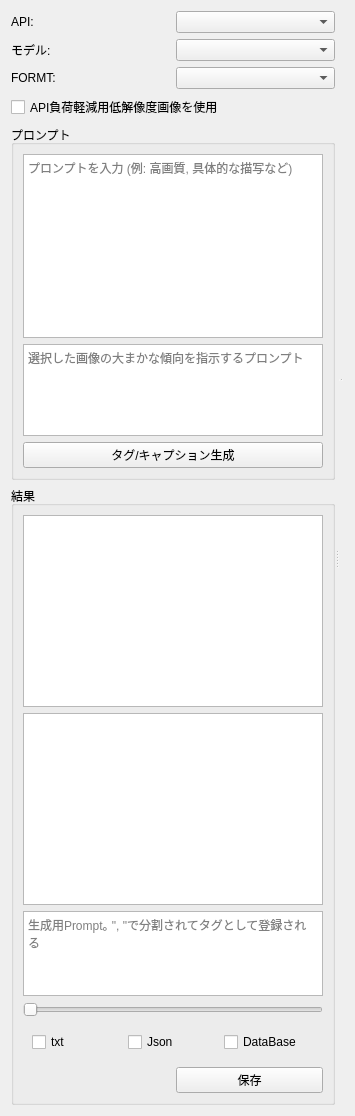
<?xml version="1.0" encoding="UTF-8"?>
<ui version="4.0">
 <class>ImageTaggerWidget</class>
 <widget class="QWidget" name="ImageTaggerWidget">
  <property name="geometry">
   <rect>
    <x>0</x>
    <y>0</y>
    <width>355</width>
    <height>1116</height>
   </rect>
  </property>
  <property name="windowTitle">
   <string>Image Tagger</string>
  </property>
  <layout class="QHBoxLayout" name="horizontalLayout">
   <item>
    <widget class="QSplitter" name="splitterMain">
     <property name="orientation">
      <enum>Qt::Orientation::Horizontal</enum>
     </property>
     <property name="sizes" stdset="0">
      <number>667</number>
     </property>
     <widget class="QWidget" name="taggingAreaWidget" native="true">
      <layout class="QVBoxLayout" name="verticalLayoutTaggingArea">
       <item>
        <layout class="QGridLayout" name="gridLayoutApiOptions">
         <item row="0" column="0">
          <widget class="QLabel" name="labelAPI">
           <property name="text">
            <string>API:</string>
           </property>
          </widget>
         </item>
         <item row="0" column="1">
          <widget class="QComboBox" name="comboBoxAPI"/>
         </item>
         <item row="1" column="0">
          <widget class="QLabel" name="labelModel">
           <property name="text">
            <string>モデル:</string>
           </property>
          </widget>
         </item>
         <item row="1" column="1">
          <widget class="QComboBox" name="comboBoxModel"/>
         </item>
         <item row="2" column="0">
          <widget class="QLabel" name="labelTagFormat">
           <property name="text">
            <string>FORMT:</string>
           </property>
          </widget>
         </item>
         <item row="2" column="1">
          <widget class="QComboBox" name="comboBoxTagFormat"/>
         </item>
        </layout>
       </item>
       <item>
        <widget class="QCheckBox" name="lowRescheckBox">
         <property name="text">
          <string>API負荷軽減用低解像度画像を使用</string>
         </property>
        </widget>
       </item>
       <item>
        <widget class="QGroupBox" name="groupBoxPrompt">
         <property name="title">
          <string>プロンプト</string>
         </property>
         <layout class="QVBoxLayout" name="verticalLayout">
          <item>
           <widget class="QTextEdit" name="textEditMainPrompt">
            <property name="sizePolicy">
             <sizepolicy hsizetype="Expanding" vsizetype="Expanding">
              <horstretch>0</horstretch>
              <verstretch>2</verstretch>
             </sizepolicy>
            </property>
            <property name="placeholderText">
             <string>プロンプトを入力 (例: 高画質, 具体的な描写など)</string>
            </property>
           </widget>
          </item>
          <item>
           <widget class="QTextEdit" name="textEditAddPrompt">
            <property name="sizePolicy">
             <sizepolicy hsizetype="Expanding" vsizetype="Expanding">
              <horstretch>0</horstretch>
              <verstretch>1</verstretch>
             </sizepolicy>
            </property>
            <property name="placeholderText">
             <string>選択した画像の大まかな傾向を指示するプロンプト</string>
            </property>
           </widget>
          </item>
          <item>
           <widget class="QPushButton" name="pushButtonGenerate">
            <property name="text">
             <string>タグ/キャプション生成</string>
            </property>
           </widget>
          </item>
         </layout>
        </widget>
       </item>
       <item>
        <widget class="QGroupBox" name="groupBoxResults">
         <property name="title">
          <string>結果</string>
         </property>
         <layout class="QGridLayout" name="gridLayout">
          <item row="4" column="0">
           <widget class="QSlider" name="scoreSlider">
            <property name="toolTip">
             <string>&lt;html&gt;&lt;head/&gt;&lt;body&gt;&lt;p&gt;スコア&lt;/p&gt;&lt;/body&gt;&lt;/html&gt;</string>
            </property>
            <property name="maximum">
             <number>1000</number>
            </property>
            <property name="singleStep">
             <number>1</number>
            </property>
            <property name="orientation">
             <enum>Qt::Orientation::Horizontal</enum>
            </property>
           </widget>
          </item>
          <item row="2" column="0">
           <widget class="QTextEdit" name="textEditCaption"/>
          </item>
          <item row="1" column="0">
           <widget class="QTextEdit" name="textEditTags"/>
          </item>
          <item row="6" column="0">
           <layout class="QHBoxLayout" name="horizontalLayoutSave">
            <item>
             <widget class="DirectoryPickerWidget" name="DirectoryPickerSave" native="true"/>
            </item>
            <item>
             <widget class="QPushButton" name="pushButtonSave">
              <property name="text">
               <string>保存</string>
              </property>
             </widget>
            </item>
           </layout>
          </item>
          <item row="5" column="0">
           <widget class="QWidget" name="savecheckWidget" native="true">
            <layout class="QHBoxLayout" name="horizontalLayout_2">
             <item>
              <widget class="QCheckBox" name="checkBoxText">
               <property name="text">
                <string>txt</string>
               </property>
              </widget>
             </item>
             <item>
              <widget class="QCheckBox" name="checkBoxJson">
               <property name="text">
                <string>Json</string>
               </property>
              </widget>
             </item>
             <item>
              <widget class="QCheckBox" name="checkBoxDB">
               <property name="text">
                <string>DataBase</string>
               </property>
              </widget>
             </item>
            </layout>
           </widget>
          </item>
          <item row="3" column="0">
           <widget class="QTextEdit" name="textEditGenaiPrompt">
            <property name="sizePolicy">
             <sizepolicy hsizetype="Expanding" vsizetype="Expanding">
              <horstretch>0</horstretch>
              <verstretch>1</verstretch>
             </sizepolicy>
            </property>
            <property name="placeholderText">
             <string>生成用Prompt｡ &quot;, &quot;で分割されてタグとして登録される</string>
            </property>
           </widget>
          </item>
         </layout>
        </widget>
       </item>
      </layout>
     </widget>
     <widget class="QWidget" name="imageAreaWidget" native="true">
      <layout class="QVBoxLayout" name="verticalLayoutImageArea">
       <item>
        <widget class="TagFilterWidget" name="dbSearchWidget" native="true"/>
       </item>
       <item>
        <widget class="QSplitter" name="splitterImage">
         <property name="orientation">
          <enum>Qt::Orientation::Vertical</enum>
         </property>
         <property name="sizes" stdset="0">
          <number>100</number>
         </property>
         <widget class="ImagePreviewWidget" name="ImagePreview" native="true">
          <property name="sizePolicy">
           <sizepolicy hsizetype="Expanding" vsizetype="Expanding">
            <horstretch>1</horstretch>
            <verstretch>1</verstretch>
           </sizepolicy>
          </property>
         </widget>
         <widget class="ThumbnailSelectorWidget" name="ThumbnailSelector" native="true">
          <property name="sizePolicy">
           <sizepolicy hsizetype="Expanding" vsizetype="Expanding">
            <horstretch>2</horstretch>
            <verstretch>2</verstretch>
           </sizepolicy>
          </property>
         </widget>
        </widget>
       </item>
      </layout>
     </widget>
    </widget>
   </item>
  </layout>
 </widget>
 <customwidgets>
  <customwidget>
   <class>ImagePreviewWidget</class>
   <extends>QWidget</extends>
   <header location="global">ImagePreviewWidget</header>
   <container>1</container>
   <slots>
    <slot>load_image()</slot>
    <slot>update_model_options()</slot>
    <slot>send_vision_prompt()</slot>
   </slots>
  </customwidget>
  <customwidget>
   <class>ThumbnailSelectorWidget</class>
   <extends>QWidget</extends>
   <header location="global">ThumbnailSelectorWidget</header>
   <container>1</container>
   <slots>
    <signal>on_thumbnail_clicked()</signal>
    <signal>imageSelected()</signal>
   </slots>
  </customwidget>
  <customwidget>
   <class>DirectoryPickerWidget</class>
   <extends>QWidget</extends>
   <header location="global">DirectoryPickerWidget</header>
   <container>1</container>
  </customwidget>
  <customwidget>
   <class>TagFilterWidget</class>
   <extends>QWidget</extends>
   <header location="global">TagFilterWidget</header>
   <container>1</container>
  </customwidget>
 </customwidgets>
 <resources/>
 <connections/>
</ui>
